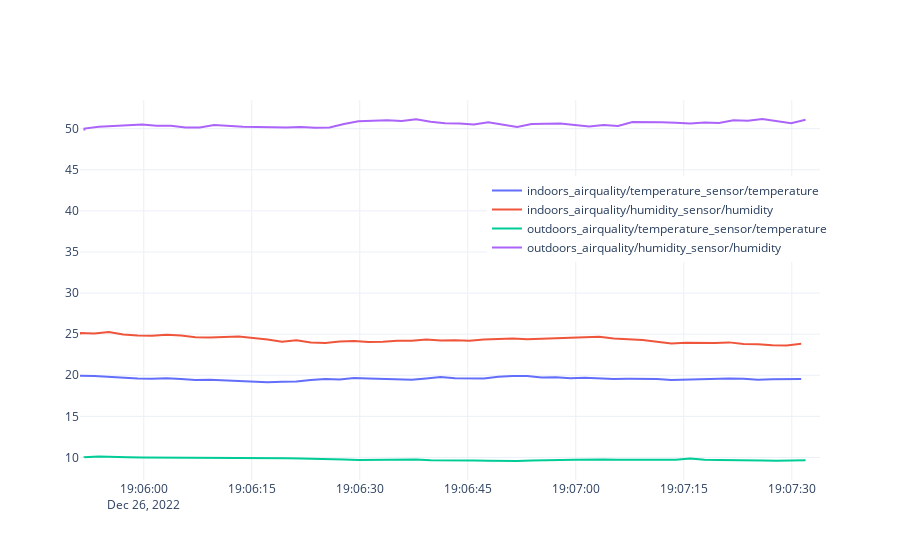

Notebook code for this chart:
### Code cell
names = []
fig = go.Figure()
for i, (dev, t) in enumerate(zip(devs,ts)) :
    for j, row in dev.iterrows() :
        dev_uuid = row.uuid
        dev_class, mod_name, attrib_name = row['class'], row['mod'], row['attrib']
        if mod_name in  ['air_quality_sensor','pressure_sensor'] : continue
        name = row.uuid + '/' + mod_name + '/' + attrib_name
        fig.add_trace(go.Scatter(x=t, y=row[val_cols],
                    mode='lines',
                    name=name))
        names.append(name)
fig.update_layout(legend=dict(
    yanchor="top",
    y=0.8,
    xanchor="left",
    x=0.55
))
fig.show()
